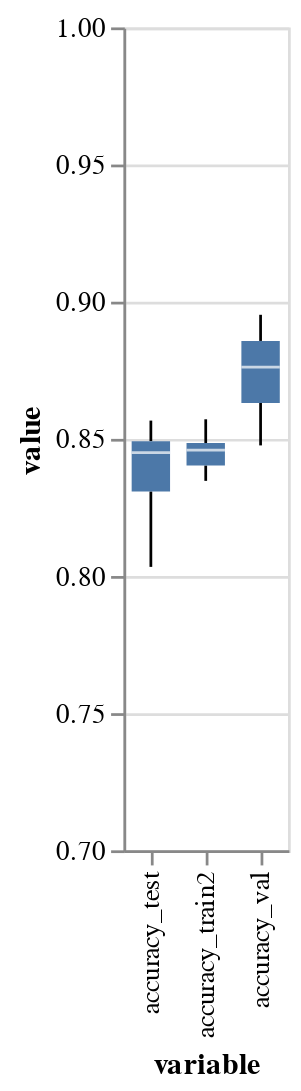

The cell this chart's notebook holds for it:
### Markdown cell above
Note how this is the same value as accuracy_test with ``seed=5``.

### Code cell
import altair as alt

source = results.melt()

alt.Chart(source).mark_boxplot().encode(
    x='variable:N',
    y=alt.Y('value:Q',scale=alt.Scale(domain=(0.7, 1)))
)

### Figure 1 — Vega-Lite specification as saved in the notebook (floating-point values rounded to 4 significant figures)
{"config": {"view": {"continuousWidth": 300, "continuousHeight": 300}}, "data": {"name": "data-065034c924b62dd4a0a98ba9303dcb62"}, "mark": {"type": "boxplot"}, "encoding": {"x": {"field": "variable", "type": "nominal"}, "y": {"field": "value", "scale": {"domain": [0.7, 1]}, "type": "quantitative"}}, "$schema": "https://vega.github.io/schema/vega-lite/v5.8.0.json", "datasets": {"data-065034c924b62dd4a0a98ba9303dcb62": [{"variable": "accuracy_test", "value": 0.8267}, {"variable": "accuracy_test", "value": 0.8433}, {"variable": "accuracy_test", "value": 0.8567}, {"variable": "accuracy_test", "value": 0.8467}, {"variable": "accuracy_test", "value": 0.85}, {"variable": "accuracy_test", "value": 0.8033}, {"variable": "accuracy_train2", "value": 0.8469}, {"variable": "accuracy_train2", "value": 0.8449}, {"variable": "accuracy_train2", "value": 0.8388}, {"variable": "accuracy_train2", "value": 0.8347}, {"variable": "accuracy_train2", "value": 0.849}, {"variable": "accuracy_train2", "value": 0.8571}, {"variable": "accuracy_val", "value": 0.8857}, {"variable": "accuracy_val", "value": 0.8667}, {"variable": "accuracy_val", "value": 0.8619}, {"variable": "accuracy_val", "value": 0.8857}, {"variable": "accuracy_val", "value": 0.8476}, {"variable": "accuracy_val", "value": 0.8952}]}}
